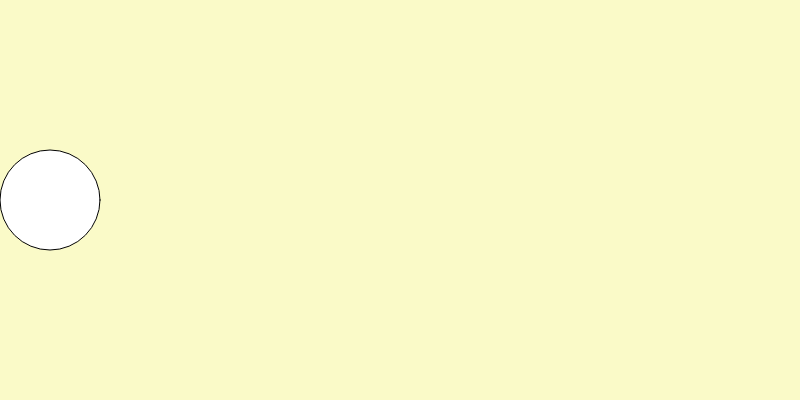
Frame 1 (no input)
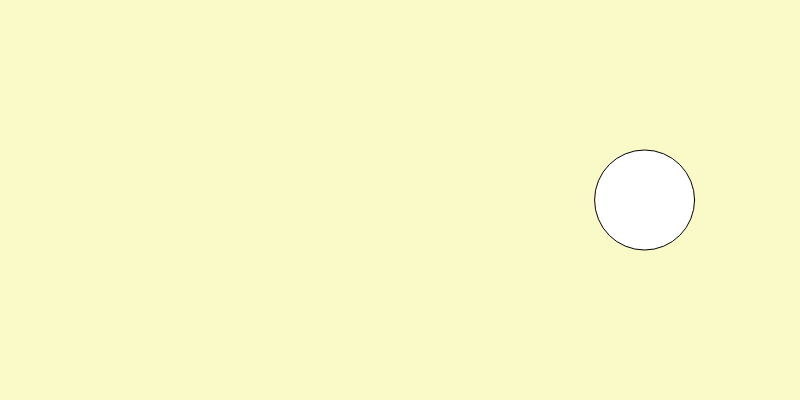
Frame 60 (no input)
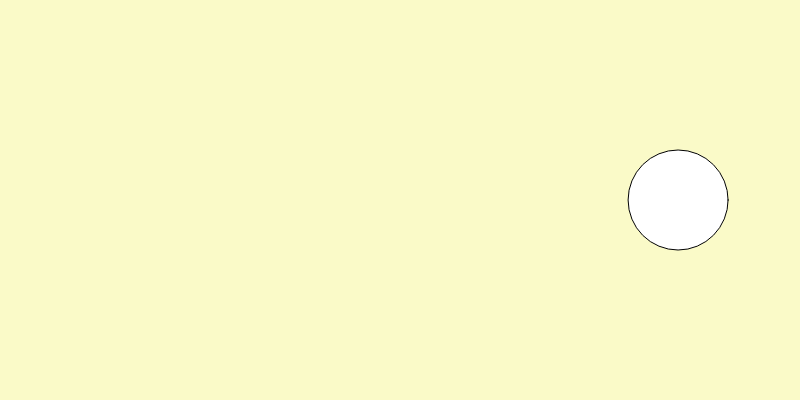
Frame 120 (the mouse pressed at the canvas centre since frame 60)

The p5.js sketch that drew these frames (run headless with seeded random() and noise() and a simulated clock; from frame 60 on, the mouse is pressed at the canvas centre):

// p5.js sketch
// ── sketch.js
// Usando variables para mover objetos

var circleX = 50;
var speed = 30;

function setup() {
  createCanvas(800, 400);
}

function draw() {
  background(250, 250, 200);
  ellipse(circleX, 200, 100, 100);
  // circleX = circleX + speed;
  circleX += speed;
  // speed = speed + 1.05;
  speed /= 1.05;
}
